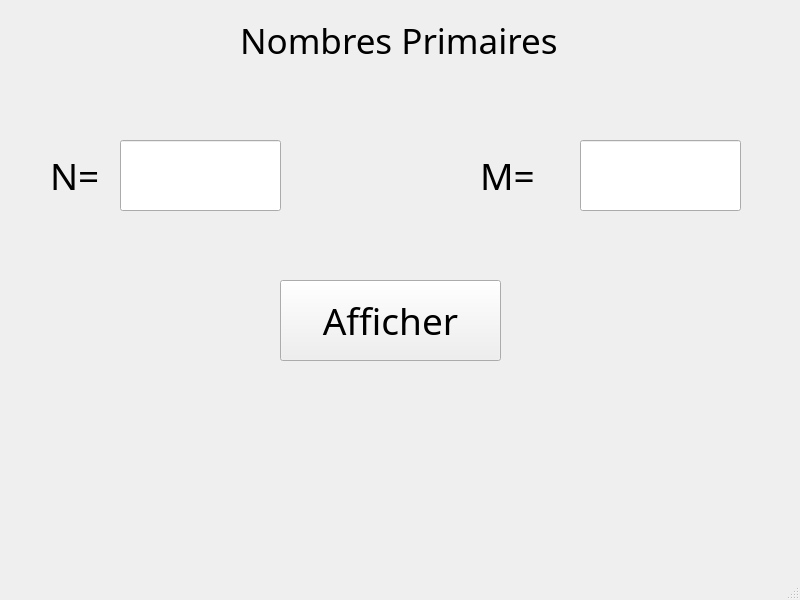
<?xml version="1.0" encoding="UTF-8"?>
<ui version="4.0">
 <class>MainWindow</class>
 <widget class="QMainWindow" name="MainWindow">
  <property name="geometry">
   <rect>
    <x>0</x>
    <y>0</y>
    <width>800</width>
    <height>600</height>
   </rect>
  </property>
  <property name="windowTitle">
   <string>MainWindow</string>
  </property>
  <widget class="QWidget" name="centralwidget">
   <widget class="QLabel" name="label">
    <property name="geometry">
     <rect>
      <x>240</x>
      <y>0</y>
      <width>331</width>
      <height>81</height>
     </rect>
    </property>
    <property name="font">
     <font>
      <family>Old English Text MT</family>
      <pointsize>26</pointsize>
     </font>
    </property>
    <property name="text">
     <string>Nombres Primaires</string>
    </property>
   </widget>
   <widget class="QLabel" name="label_2">
    <property name="geometry">
     <rect>
      <x>50</x>
      <y>150</y>
      <width>71</width>
      <height>51</height>
     </rect>
    </property>
    <property name="font">
     <font>
      <family>Old English Text MT</family>
      <pointsize>28</pointsize>
     </font>
    </property>
    <property name="text">
     <string>N=</string>
    </property>
   </widget>
   <widget class="QLineEdit" name="ln">
    <property name="geometry">
     <rect>
      <x>120</x>
      <y>140</y>
      <width>161</width>
      <height>71</height>
     </rect>
    </property>
    <property name="font">
     <font>
      <family>Old English Text MT</family>
      <pointsize>28</pointsize>
     </font>
    </property>
   </widget>
   <widget class="QLineEdit" name="lm">
    <property name="geometry">
     <rect>
      <x>580</x>
      <y>140</y>
      <width>161</width>
      <height>71</height>
     </rect>
    </property>
    <property name="font">
     <font>
      <family>Old English Text MT</family>
      <pointsize>28</pointsize>
     </font>
    </property>
   </widget>
   <widget class="QLabel" name="label_3">
    <property name="geometry">
     <rect>
      <x>480</x>
      <y>150</y>
      <width>71</width>
      <height>51</height>
     </rect>
    </property>
    <property name="font">
     <font>
      <family>Old English Text MT</family>
      <pointsize>28</pointsize>
     </font>
    </property>
    <property name="text">
     <string>M=</string>
    </property>
   </widget>
   <widget class="QPushButton" name="ba">
    <property name="geometry">
     <rect>
      <x>280</x>
      <y>280</y>
      <width>221</width>
      <height>81</height>
     </rect>
    </property>
    <property name="font">
     <font>
      <family>Old English Text MT</family>
      <pointsize>28</pointsize>
     </font>
    </property>
    <property name="text">
     <string>Afficher</string>
    </property>
   </widget>
   <widget class="QLabel" name="l1">
    <property name="geometry">
     <rect>
      <x>40</x>
      <y>420</y>
      <width>731</width>
      <height>111</height>
     </rect>
    </property>
    <property name="font">
     <font>
      <family>Old English Text MT</family>
      <pointsize>26</pointsize>
     </font>
    </property>
    <property name="text">
     <string/>
    </property>
   </widget>
  </widget>
  <widget class="QMenuBar" name="menubar">
   <property name="geometry">
    <rect>
     <x>0</x>
     <y>0</y>
     <width>800</width>
     <height>21</height>
    </rect>
   </property>
  </widget>
  <widget class="QStatusBar" name="statusbar"/>
 </widget>
 <resources/>
 <connections/>
</ui>
